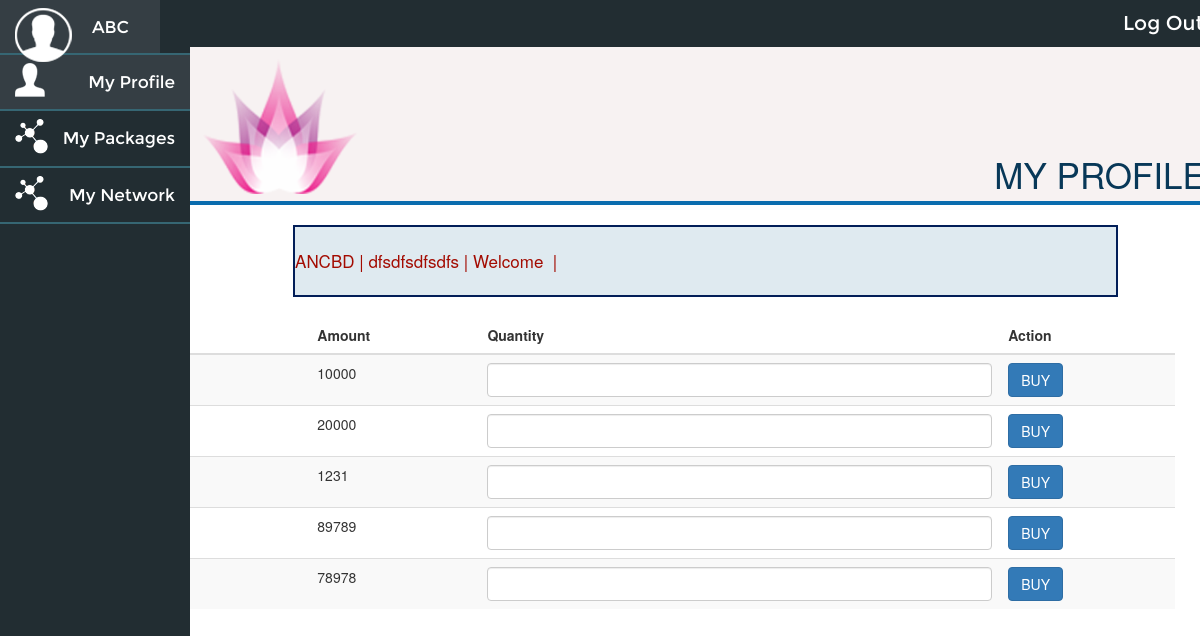
The page /onlineinvestclub/index.php/packages/add_packages on the database as committed earlier.
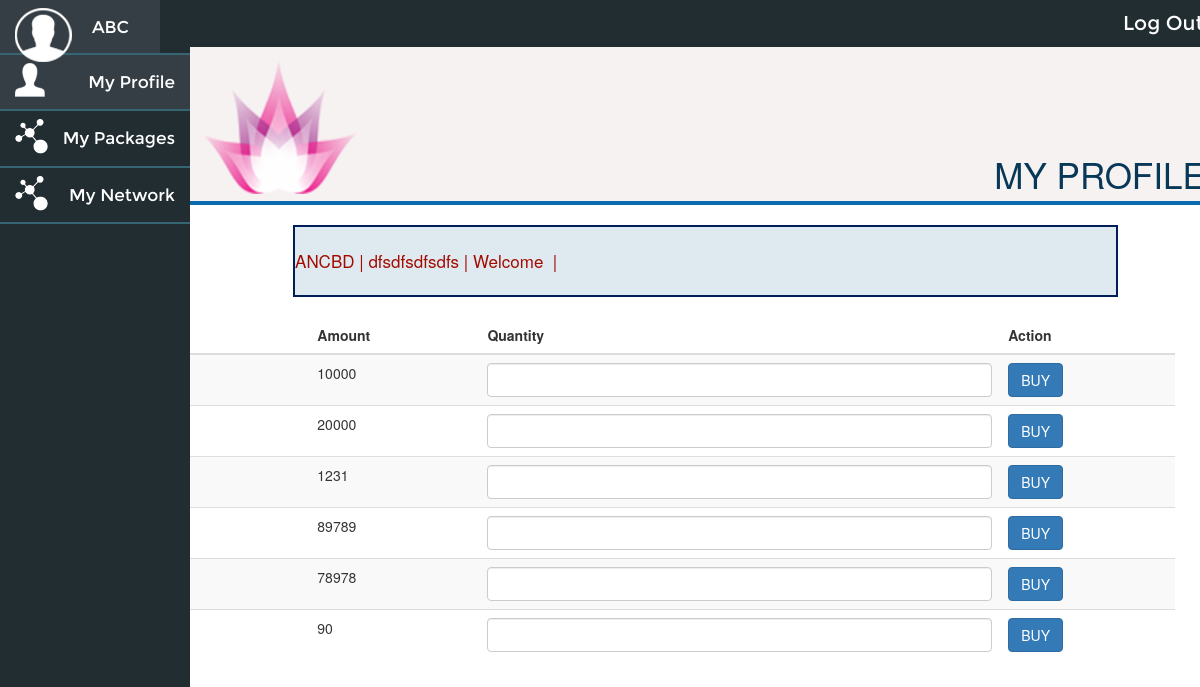
The same page on the database as committed later.
### tables this page shows
CREATE TABLE `notifications` (
  `notification_id` int(255) NOT NULL,
  `notification` text NOT NULL,
  `notification_status` varchar(255) NOT NULL,
  `notification_created_time` timestamp NOT NULL DEFAULT CURRENT_TIMESTAMP ON UPDATE CURRENT_TIMESTAMP
);

CREATE TABLE `package_master` (
  `package_id` int(11) NOT NULL,
  `package_name` varchar(255) NOT NULL,
  `package_amount` float NOT NULL,
  `package_type` varchar(255) NOT NULL,
  `package_image` text NOT NULL,
  `package_desc` text NOT NULL,
  `package_created_date` datetime NOT NULL,
  `package_status` varchar(50) NOT NULL
);

### onlineinvestclub/application/controllers/Packages.php (called while the page is built, shortened)
<?php
class Packages extends CI_Controller {
	public function add_packages()
	{
		$this->load->view('frontend/add_packages');
	}
}

### onlineinvestclub/index.php (called while the page is built, shortened)
<?php
require_once BASEPATH.'core/CodeIgniter.php';

### onlineinvestclub/application/models/Common_model.php (called while the page is built, shortened)
<?php
class Common_model extends CI_Model
{
    function getPackages($package_id,$filterArray = array())
    {
    	$this->db->trans_start();
    	$this->db->select('*');
		$this->db->from('package_master');
		$query = $this->db->get();
		$main_data = array();
		foreach($query->result() as $row)
		{
			$data = array(
							'package_id'=>$row->package_id,
							'package_name'=>$row->package_name,
							'package_amount'=>$row->package_amount,
							'package_type'=>$row->package_type,
							'package_image'=>$row->package_image,
							'package_desc'=>$row->package_desc,
							'package_status'=>$row->package_status,
							'package_created_date'=>$row->package_created_date,
							);
			$this->db->trans_start();
	    	$this->db->select('*');
			$this->db->from('package_media');
			$this->db->where('package_id',$row->package_id);
			$query = $this->db->get();
			$data1 = array();
			foreach($query->result() as $row)
			{
				$data1[] = array(
								'image_path'=>$row->image_path,
								'file_type'=>$row->file_type,
								'package_media_id'=>$row->package_media_id
								);
			}
	    	$data['study_data'] = $data1;
	    	$this->db->trans_complete();
			if($package_id > 0)
			{
				$main_data = $data;
			}else
			{
				array_push($main_data,$data);
			}
		}
    	$this->db->trans_complete();
		return $main_data;
    }
    function getNotifications($notification_id = 0)
    {
    	$this->db->trans_start();
    	$this->db->select('*');
		$query = $this->db->get('notifications');
		$main_data = array();
		foreach($query->result() as $row)
		{
			$data = array(
							'notification_id'=>$row->notification_id,
							'notification'=>$row->notification,
							'notification_status'=>$row->notification_status,
							'notification_created_time'=>$row->notification_created_time,
							);
		if($notification_id > 0)
		{
			$main_data = $data;
		}else
		{
			array_push($main_data,$data);
		}
		}
    	$this->db->trans_complete();
		return $main_data;
    }
}

### onlineinvestclub/application/helpers/functions_helper.php (called while the page is built, shortened)
<?php
$CI =& get_instance();
function getPackages($package_id=0)
{
	global $CI;
	$result = $CI->Common_model->getPackages($package_id);
	return $result;
}
function getNotifications($notification_id = 0)
{
	global $CI;
	$result = $CI->Common_model->getNotifications($notification_id);
	return $result;
}
?>

### onlineinvestclub/application/views/frontend/add_packages.php (the view, shortened to what the changed rows need)
<?php $this->view('frontend/includes/header1'); ?>
<div class="middle-content">
    <table class="table table-striped">
    <thead>
      <tr>
        <th>Package Name</th>
        <th>Amount</th>
        <th>Quantity</th>
        <th>Action</th>
      </tr>
    </thead>
    <tbody>
      <?php $package_list=getPackages(0,array('package_status'=>'active')); ?>
      <?php foreach ($package_list as $row ) {  ?>
      <tr id="package-id-<?php echo $row['package_id']; ?>">
          <td class="package_name"><?= $row['package_name'];?></td>
          <td><?= $row['package_amount'];?></td>
          <td><input type="text" class="package_quantity form-control"/></td>
          <td>
              <button type="button" class="btn btn-primary addPackage" ng-click="add_package(<?php echo $row['package_id']; ?>)">BUY</button>
          </td>
      </tr>
      <?php } ?>
    </tbody>
  </table>
</div>
  </div>
</div>
</body>
</html>

### onlineinvestclub/application/views/frontend/includes/header1.php (shortened to what the changed rows need)
<!DOCTYPE html PUBLIC "-//W3C//DTD XHTML 1.0 Transitional//EN" "http://www.w3.org/TR/xhtml1/DTD/xhtml1-transitional.dtd">
<html xmlns="http://www.w3.org/1999/xhtml">
<head>
<link href="<?= base_url(); ?>assets/frontend/css/print.css" rel="stylesheet" type="text/css" />
<link href="<?= base_url(); ?>assets/frontend/css/global.css" rel="stylesheet" type="text/css" />
<link rel="stylesheet" href="<?= base_url(); ?>assets/css/bootstrap.min.css">
<link rel="stylesheet" href="<?= base_url(); ?>assets/css/jquery-ui.css">
</head>
<body ng-app="MyApp" ng-controller="MyController">
<div id="wrapper">
  <div id="content">
    <?php $notification_list = getNotifications(); ?>
    <?php if(count($notification_list) > 0){ ?>
      <marquee direction="left" behavior="right" class="marquee">
          <span>
              <?php foreach ($notification_list as $row) { ?>
                  <?= $row['notification'];?> |
              <?php } ?>
          </span>
      </marquee>
    <?php } ?>

Rows that differ between the two databases and show on the page:
added package_master: package_amount "90"
